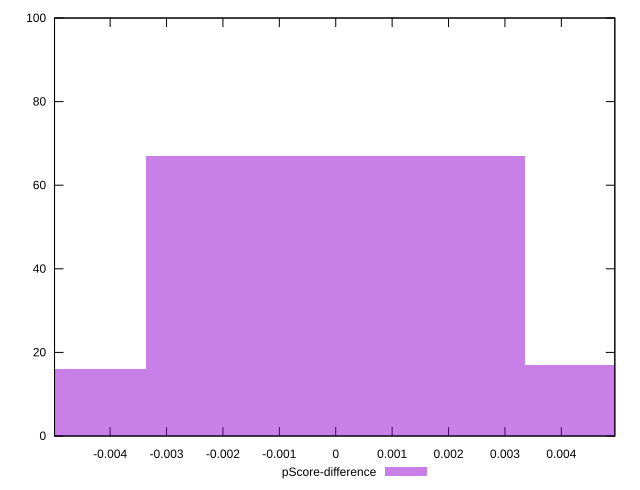

Reproduce this figure in gnuplot.
reset

$pScoreDifference <<EOF
0 67
-0.006715227379396799 16
0.006715227379396799 17
EOF

set key outside below
set boxwidth 0.006715227379396799
set xrange [-0.004985859248124891:0.0049483953096741695]
set yrange [0:100]
set trange [0:100]
set style fill transparent solid 0.5 noborder
set terminal svg size 640, 490 enhanced background rgb 'white'
set output "report_00011_2021-02-09T10:53:21.242Z/largest-contentful-paint/samples/pages+cached+noadtech+nomedia+nocss/pScore-difference/histogram.svg"

plot $pScoreDifference title "pScore-difference" with boxes

reset
